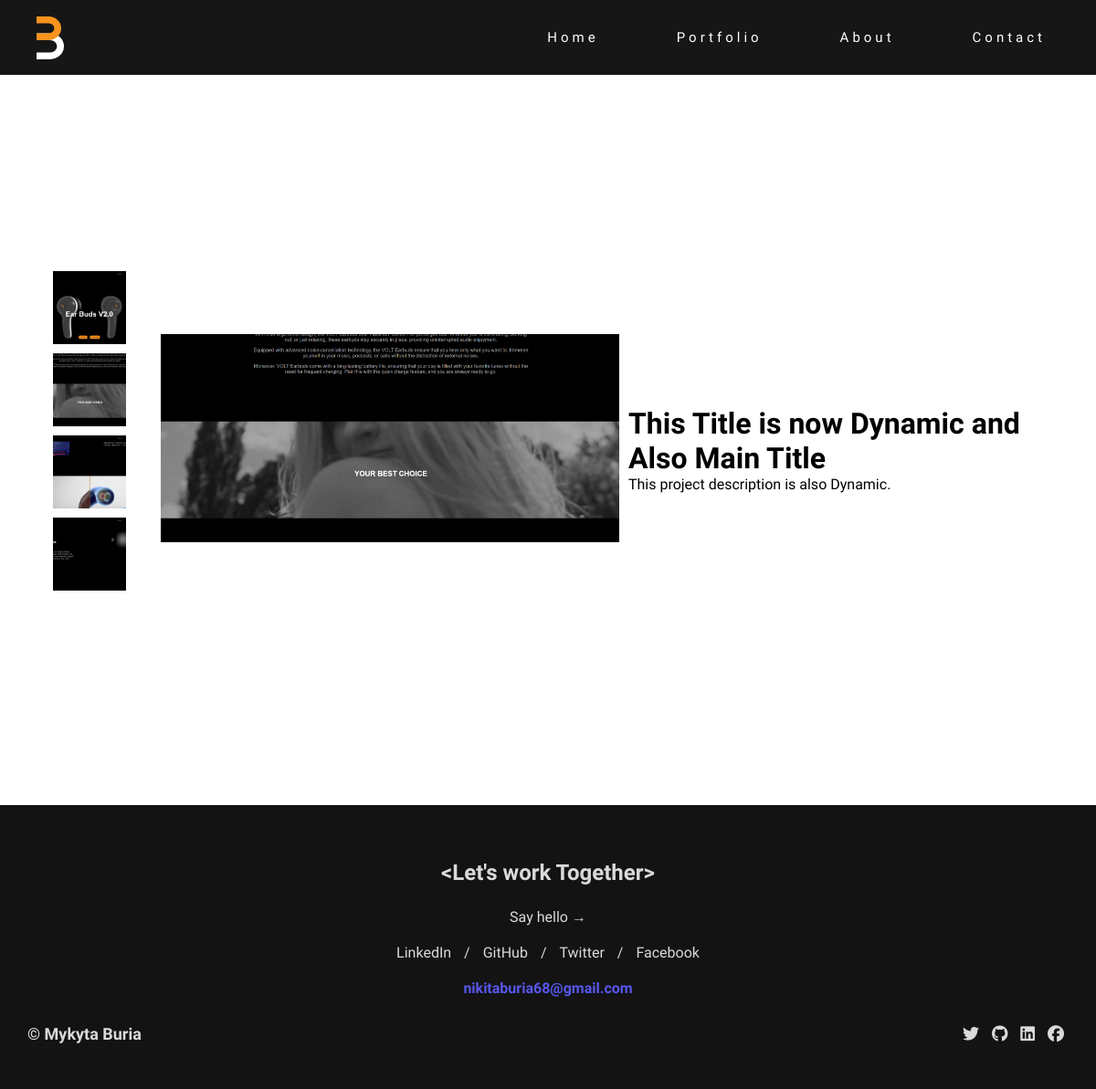
The app's page /case_study1.php with its own data.
### tables this page shows
CREATE TABLE IF NOT EXISTS `gallery_items` (
  `id` int NOT NULL AUTO_INCREMENT,
  `image_path` varchar(255) NOT NULL,
  `title` varchar(255) NOT NULL,
  `description` text NOT NULL,
  `is_main` tinyint(1) NOT NULL DEFAULT '0',
  PRIMARY KEY (`id`)
);

### case_study1.php (the view, shortened to what this page needs)
<?php
require 'connect.php';
try {
    $stmt = $pdo->query('SELECT * FROM gallery_items');
    $galleryItems = $stmt->fetchAll();
    $mainImage = current(array_filter($galleryItems, function ($item) {
        return $item['is_main'];
    }));
} catch (PDOException $e) {
    die("Could not connect to the database: " . $e->getMessage());
}
?>
<!DOCTYPE html>
<html lang="en">
<head>
    <link rel="stylesheet" href="css/grid.css">
    <link rel="stylesheet" href="css/main.css">
</head>
<body>
    <header>
        <div class="logo">
            <div class="logotype">
            <img src="images/logo-portofolio.svg" alt="Main Logo">
            </div>
        </div>
        <nav>
            <ul class="nav-links ">
                <li><a href="index.php">Home</a></li>
                <li><a href="index.php">Portfolio</a></li>
                <li><a href="about.html">About</a></li>
                <li><a href="contact.php">Contact</a></li>
            </ul>
        </nav>
    </header>
    <main>
    <div class="container-gallery">
    <div class="small-images">
        <?php foreach ($galleryItems as $item): ?>
            <img src="<?php echo htmlspecialchars($item['image_path']); ?>" class="image" alt="Image" onclick="changeImage(this, '<?php echo htmlspecialchars($item['title']); ?>', '<?php echo htmlspecialchars($item['description']); ?>')">
        <?php endforeach; ?>
    </div>
    <div class="main-image">
        <?php if ($mainImage): ?>
            <img src="<?php echo htmlspecialchars($mainImage['image_path']); ?>" alt="Main Image" class="current-image">
        <?php endif; ?>
    </div>
    <div class="image-info">
        <?php if ($mainImage): ?>
            <h1 class="image-title"><?php echo htmlspecialchars($mainImage['title']); ?></h1>
            <p class="image-description"><?php echo htmlspecialchars($mainImage['description']); ?></p>
        <?php endif; ?>
    </div>
</div>
    </main>
    <footer>
    <div class="footer-content">
        <h2><span>&lt;</span>Let's work Together<span>&gt;</span></h2>
        <p><a href="contact.html">Say hello →</a></p>
        <div class="footer-links">
            <a href="#">LinkedIn</a> /
            <a href="#">GitHub</a> /
            <a href="#">Twitter</a> /
            <a href="#">Facebook</a>
        </div>
        <p class="email">nikitaburia68@gmail.com</p>
        <div class="footer-bottom">
            <p class="name-bottom">&copy; Mykyta Buria</p>
            <div class="social-icons">
                <a href="https://twitter.com/n_buria"><i class="fa-brands fa-twitter"></i></a>
                <a href="https://github.com/l1ght000"><i class="fa-brands fa-github"></i></a>
                <a href="https://www.linkedin.com/in/mykyta-buria-428205250/?locale=en_US"><i class="fa-brands fa-linkedin"></i></a>
                <a href="https://twitter.com/n_buria"><i class="fa-brands fa-facebook"></i></a>
            </div>
        </div>
    </div>
</footer>
    </body>
    </html>

### css/grid.css (style rules this page uses)
img, embed, object, video, picture { max-width: 100%; }
html { box-sizing: border-box; }
*, *::before, *::after { box-sizing: inherit; }
body, p, h1, h2, h3, h4, h5 { margin: 0px; padding: 0px; }

### css/main.css (style rules this page uses)
p { margin-bottom: 20px; }
h2 { margin-top: 20px; font-weight: 600; font-size: 24px; margin-bottom: 20px; }
p { font-weight: 300; font-size: 16px; }
header { position: sticky; top: 0; background-color: #161616; display: flex; justify-content: space-between; align-items: center; padding: 1rem 40px; z-index: 1000; font-size: 15px; }
header .logo img { display: block; height: 30px; width: 100%; }
header nav { display: none; position: absolute; top: 100%; left: 0; width: 100%; background-color: #161616; }
header nav .nav-links { list-style: none; display: flex; flex-direction: column; overflow: hidden; transition: max-height 0.5s ease; }
header nav .nav-links li { text-align: center; padding: 1rem 0; }
header nav .nav-links li a { color: rgb(255, 255, 255); text-decoration: none; padding: 9px; padding-left: 15px; padding-right: 15px; }
@media (min-width: 768px) { header .logo img { display: block; height: 47px; width: 100%; } }
@media (min-width: 768px) { header nav { display: flex; position: relative; width: auto; } }
@media (min-width: 768px) { header nav .nav-links { flex-direction: row; gap: 55px; letter-spacing: 4px; justify-content: flex-end; } }
footer { background-color: #131313; color: #dadada; padding: 40px 30px; text-align: center; }
footer .footer-content h2 { margin-bottom: 25px; font-weight: 600; color: #dadada; }
footer .footer-content a { color: #dadada; text-decoration: none; }
footer .footer-content .footer-links { margin: 20px 0; }
footer .footer-content .footer-links a { margin: 0 10px; }
footer .footer-content .email { margin-bottom: 20px; font-weight: 700; color: rgb(87, 87, 236); }
footer .footer-content .footer-bottom { display: flex; justify-content: space-between; align-items: center; flex-wrap: wrap; }
footer .footer-content .footer-bottom p { margin: 10px 0; font-weight: 700; font-size: 18px; }
footer .footer-content .footer-bottom .social-icons a { margin: 0 5px; font-size: 18px; }
a { text-decoration: none; }
ul { display: flex; align-items: center; text-decoration: none; }
:root { --plyr-color-main: #F7931E; }
.container-gallery { display: flex; flex-direction: column; align-items: center; padding: 20px; height: 100dvh; }
.container-gallery .small-images { display: flex; flex-direction: row; justify-content: center; margin-bottom: 20px; flex-wrap: wrap; }
.container-gallery .small-images img { width: 80px; height: 80px; margin: 5px; cursor: pointer; object-fit: cover; transition: transform 0.3s ease, opacity 0.3s ease; }
.container-gallery .main-image { width: 100%; height: auto; }
.container-gallery .main-image img { width: 100%; height: auto; object-fit: cover; }
.container-gallery .image-info { width: 100%; margin-top: 20px; }
.container-gallery .image-info h1, .container-gallery .image-info p { margin: 0; padding: 0 10px; }
@media (min-width: 768px) { .container-gallery { display: flex; flex-direction: row; align-items: center; padding: 20px; height: 100dvh; } }
* { padding: 0; margin: 0; box-sizing: border-box; font-family: "Rethink Sans", sans-serif; }

### records on screen
gallery_items: image_path (picture)
gallery_items: image_path (picture), title "This Title is now Dynamic and Also Main Title", description "This project description is also Dynamic."
gallery_items: image_path (picture)
gallery_items: image_path (picture)
